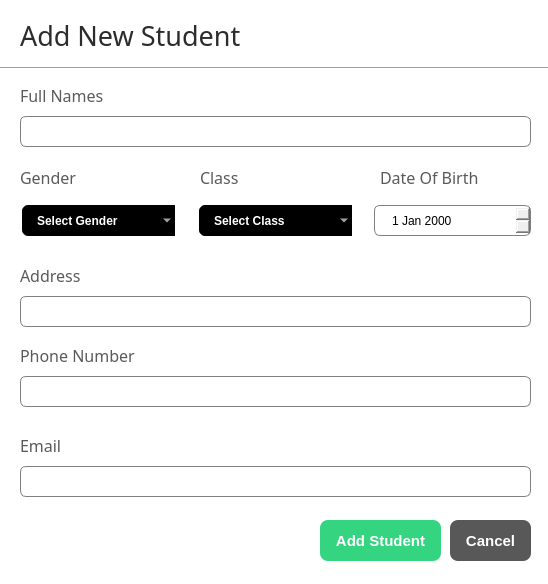
<?xml version="1.0" encoding="UTF-8"?>
<ui version="4.0">
 <class>StudentDialog</class>
 <widget class="QDialog" name="StudentDialog">
  <property name="geometry">
   <rect>
    <x>0</x>
    <y>0</y>
    <width>548</width>
    <height>584</height>
   </rect>
  </property>
  <property name="windowTitle">
   <string>Dialog</string>
  </property>
  <property name="styleSheet">
   <string notr="true">QDialog{
background-color: rgb(255, 255, 255);
}

QLineEdit{
	border:1px solid gray;
	border-radius:6px;
	padding-left:15px;
}

QDateEdit{
	border:1px solid gray;
    border-radius:6px;
	padding-left:15px;
}</string>
  </property>
  <widget class="Line" name="line">
   <property name="geometry">
    <rect>
     <x>0</x>
     <y>60</y>
     <width>551</width>
     <height>16</height>
    </rect>
   </property>
   <property name="orientation">
    <enum>Qt::Horizontal</enum>
   </property>
  </widget>
  <widget class="QLabel" name="label_3">
   <property name="geometry">
    <rect>
     <x>380</x>
     <y>167</y>
     <width>151</width>
     <height>21</height>
    </rect>
   </property>
   <property name="font">
    <font>
     <family>Poppins</family>
     <pointsize>12</pointsize>
    </font>
   </property>
   <property name="styleSheet">
    <string notr="true">color: rgb(90, 90, 90);</string>
   </property>
   <property name="text">
    <string>Date Of Birth</string>
   </property>
  </widget>
  <widget class="QLabel" name="label_4">
   <property name="geometry">
    <rect>
     <x>200</x>
     <y>167</y>
     <width>151</width>
     <height>21</height>
    </rect>
   </property>
   <property name="font">
    <font>
     <family>Poppins</family>
     <pointsize>12</pointsize>
    </font>
   </property>
   <property name="styleSheet">
    <string notr="true">color: rgb(90, 90, 90);</string>
   </property>
   <property name="text">
    <string>Class</string>
   </property>
  </widget>
  <widget class="QWidget" name="layoutWidget">
   <property name="geometry">
    <rect>
     <x>20</x>
     <y>260</y>
     <width>513</width>
     <height>67</height>
    </rect>
   </property>
   <layout class="QVBoxLayout" name="verticalLayout_2">
    <item>
     <widget class="QLabel" name="label_5">
      <property name="font">
       <font>
        <family>Poppins</family>
        <pointsize>12</pointsize>
       </font>
      </property>
      <property name="styleSheet">
       <string notr="true">color: rgb(90, 90, 90);</string>
      </property>
      <property name="text">
       <string>Address</string>
      </property>
     </widget>
    </item>
    <item>
     <widget class="QLineEdit" name="address_lineEdit">
      <property name="minimumSize">
       <size>
        <width>511</width>
        <height>31</height>
       </size>
      </property>
      <property name="maximumSize">
       <size>
        <width>511</width>
        <height>31</height>
       </size>
      </property>
      <property name="styleSheet">
       <string notr="true"/>
      </property>
     </widget>
    </item>
   </layout>
  </widget>
  <widget class="QWidget" name="layoutWidget_2">
   <property name="geometry">
    <rect>
     <x>20</x>
     <y>340</y>
     <width>513</width>
     <height>67</height>
    </rect>
   </property>
   <layout class="QVBoxLayout" name="verticalLayout_3">
    <item>
     <widget class="QLabel" name="label_6">
      <property name="font">
       <font>
        <family>Poppins</family>
        <pointsize>12</pointsize>
       </font>
      </property>
      <property name="styleSheet">
       <string notr="true">color: rgb(90, 90, 90);</string>
      </property>
      <property name="text">
       <string>Phone Number</string>
      </property>
     </widget>
    </item>
    <item>
     <widget class="QLineEdit" name="phone_lineEdit">
      <property name="minimumSize">
       <size>
        <width>511</width>
        <height>31</height>
       </size>
      </property>
      <property name="maximumSize">
       <size>
        <width>511</width>
        <height>31</height>
       </size>
      </property>
      <property name="styleSheet">
       <string notr="true"/>
      </property>
     </widget>
    </item>
   </layout>
  </widget>
  <widget class="QLabel" name="label_7">
   <property name="geometry">
    <rect>
     <x>20</x>
     <y>167</y>
     <width>161</width>
     <height>21</height>
    </rect>
   </property>
   <property name="font">
    <font>
     <family>Poppins</family>
     <pointsize>12</pointsize>
    </font>
   </property>
   <property name="styleSheet">
    <string notr="true">color: rgb(90, 90, 90);</string>
   </property>
   <property name="text">
    <string>Gender</string>
   </property>
  </widget>
  <widget class="QWidget" name="layoutWidget_3">
   <property name="geometry">
    <rect>
     <x>20</x>
     <y>430</y>
     <width>513</width>
     <height>67</height>
    </rect>
   </property>
   <layout class="QVBoxLayout" name="verticalLayout_4">
    <item>
     <widget class="QLabel" name="label_8">
      <property name="font">
       <font>
        <family>Poppins</family>
        <pointsize>12</pointsize>
       </font>
      </property>
      <property name="styleSheet">
       <string notr="true">color: rgb(90, 90, 90);</string>
      </property>
      <property name="text">
       <string>Email</string>
      </property>
     </widget>
    </item>
    <item>
     <widget class="QLineEdit" name="email_lineEdit">
      <property name="minimumSize">
       <size>
        <width>511</width>
        <height>31</height>
       </size>
      </property>
      <property name="maximumSize">
       <size>
        <width>511</width>
        <height>31</height>
       </size>
      </property>
      <property name="styleSheet">
       <string notr="true"/>
      </property>
     </widget>
    </item>
   </layout>
  </widget>
  <widget class="QPushButton" name="saveStudent_btn">
   <property name="geometry">
    <rect>
     <x>320</x>
     <y>520</y>
     <width>121</width>
     <height>41</height>
    </rect>
   </property>
   <property name="styleSheet">
    <string notr="true">background-color:#34D481;
color:white;
border:none;
border-radius:8px;
font-weight:bold;
font-size:15px;</string>
   </property>
   <property name="text">
    <string>Add Student</string>
   </property>
  </widget>
  <widget class="QPushButton" name="cancel_btn">
   <property name="geometry">
    <rect>
     <x>450</x>
     <y>520</y>
     <width>81</width>
     <height>41</height>
    </rect>
   </property>
   <property name="styleSheet">
    <string notr="true">background-color: #585858;
color:white;
border:none;
border-radius:8px;
font-weight:bold;
font-size:15px;</string>
   </property>
   <property name="text">
    <string>Cancel</string>
   </property>
  </widget>
  <widget class="QLabel" name="label">
   <property name="geometry">
    <rect>
     <x>20</x>
     <y>20</y>
     <width>341</width>
     <height>31</height>
    </rect>
   </property>
   <property name="font">
    <font>
     <family>Poppins Medium</family>
     <pointsize>20</pointsize>
     <weight>50</weight>
     <bold>false</bold>
    </font>
   </property>
   <property name="styleSheet">
    <string notr="true">color: rgb(44, 44, 44);</string>
   </property>
   <property name="text">
    <string>Add New Student</string>
   </property>
  </widget>
  <widget class="QWidget" name="layoutWidget">
   <property name="geometry">
    <rect>
     <x>20</x>
     <y>80</y>
     <width>513</width>
     <height>67</height>
    </rect>
   </property>
   <layout class="QVBoxLayout" name="verticalLayout">
    <item>
     <widget class="QLabel" name="label_2">
      <property name="font">
       <font>
        <family>Poppins</family>
        <pointsize>12</pointsize>
       </font>
      </property>
      <property name="styleSheet">
       <string notr="true">color: rgb(90, 90, 90);</string>
      </property>
      <property name="text">
       <string>Full Names</string>
      </property>
     </widget>
    </item>
    <item>
     <widget class="QLineEdit" name="name_lineEdit">
      <property name="minimumSize">
       <size>
        <width>511</width>
        <height>31</height>
       </size>
      </property>
      <property name="maximumSize">
       <size>
        <width>511</width>
        <height>31</height>
       </size>
      </property>
      <property name="styleSheet">
       <string notr="true"/>
      </property>
     </widget>
    </item>
   </layout>
  </widget>
  <widget class="QWidget" name="layoutWidget">
   <property name="geometry">
    <rect>
     <x>20</x>
     <y>200</y>
     <width>511</width>
     <height>42</height>
    </rect>
   </property>
   <layout class="QHBoxLayout" name="horizontalLayout">
    <property name="spacing">
     <number>20</number>
    </property>
    <item>
     <widget class="QComboBox" name="gender_comboBox">
      <property name="minimumSize">
       <size>
        <width>0</width>
        <height>35</height>
       </size>
      </property>
      <property name="styleSheet">
       <string notr="true"> QComboBox {
                border: 2px solid #ffffff;
                border-radius: 8px;
                padding: 1px 18px 1px 3px;
                background: black;
                selection-background-color: #2980b9;
				padding-left:15px;
                color: white;
				font-weight:bold;
            }</string>
      </property>
      <item>
       <property name="text">
        <string>Select Gender</string>
       </property>
      </item>
      <item>
       <property name="text">
        <string>Male</string>
       </property>
      </item>
      <item>
       <property name="text">
        <string>Female</string>
       </property>
      </item>
     </widget>
    </item>
    <item>
     <widget class="QComboBox" name="class_comboBox">
      <property name="minimumSize">
       <size>
        <width>0</width>
        <height>35</height>
       </size>
      </property>
      <property name="styleSheet">
       <string notr="true"> QComboBox {
                border: 2px solid #ffffff;
                border-radius: 8px;
                padding: 1px 18px 1px 3px;
                background: black;
                selection-background-color: #2980b9;
				padding-left:15px;
                color: white;
				font-weight:bold;
            }</string>
      </property>
      <item>
       <property name="text">
        <string>Select Class</string>
       </property>
      </item>
      <item>
       <property name="text">
        <string>Grade 1</string>
       </property>
      </item>
      <item>
       <property name="text">
        <string>Grade 2</string>
       </property>
      </item>
      <item>
       <property name="text">
        <string>Grade 3</string>
       </property>
      </item>
      <item>
       <property name="text">
        <string>Grade 4</string>
       </property>
      </item>
      <item>
       <property name="text">
        <string>Grade 5</string>
       </property>
      </item>
      <item>
       <property name="text">
        <string>Grade 6</string>
       </property>
      </item>
      <item>
       <property name="text">
        <string>Grade 7</string>
       </property>
      </item>
      <item>
       <property name="text">
        <string>Grade 8</string>
       </property>
      </item>
      <item>
       <property name="text">
        <string>Grade 9</string>
       </property>
      </item>
      <item>
       <property name="text">
        <string>Grade 10</string>
       </property>
      </item>
      <item>
       <property name="text">
        <string>Grade 11</string>
       </property>
      </item>
      <item>
       <property name="text">
        <string>Grade 12</string>
       </property>
      </item>
     </widget>
    </item>
    <item>
     <widget class="QDateEdit" name="dob_dateEdit">
      <property name="minimumSize">
       <size>
        <width>0</width>
        <height>31</height>
       </size>
      </property>
     </widget>
    </item>
   </layout>
  </widget>
 </widget>
 <resources/>
 <connections/>
</ui>
